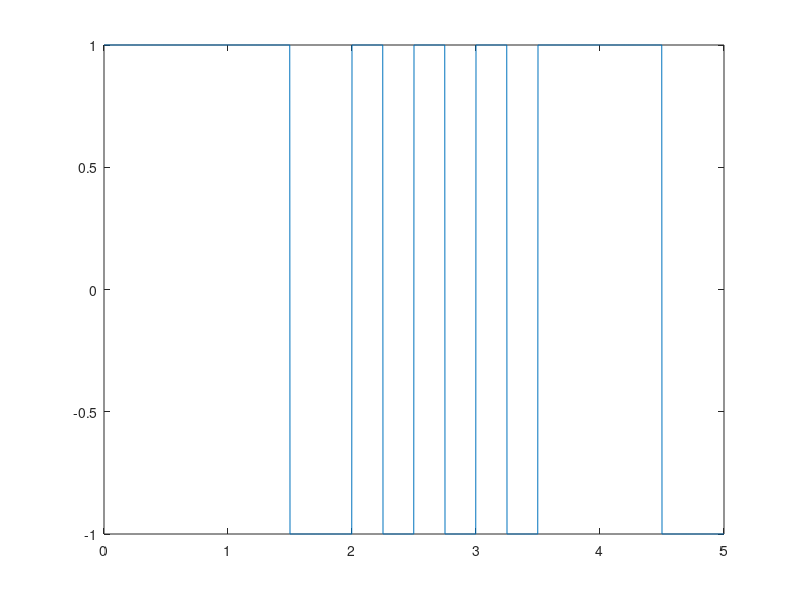

MATLAB code for this plot:
t= 0:0.002:5;
n=125;% n=0.25/0.002
vector=randn(1,20);ok=1;s=[0 0];
for i=1:length(vector)
    if vector(1,i)<0
        vector(1,i)=-1; 
    else vector(1,i)=1;    
    end
end

for i=1:20
    
    for j=1:125
        s(1,ok) = vector(1,i); 
        ok=ok+1;
    end
end
s(1,ok)=vector(1,i);
plot(t,s)